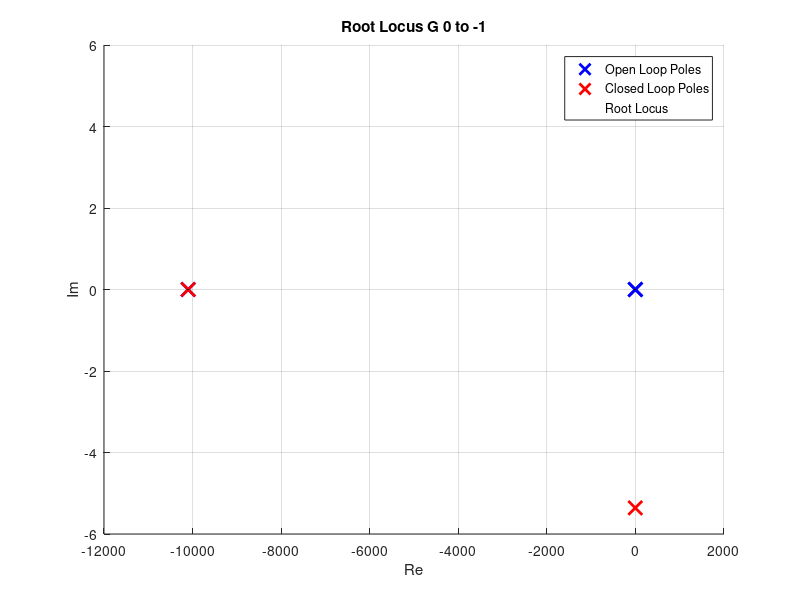

The MATLAB source for this figure: (Note: this script raises an error after producing the figure.)
coeff3=0.000028291; % [Vs^3]
coeff2=0.285890679; % [Vs^2]
coeff1=1.332; % [Vs/rad]
num = [-1];
den = [coeff3, coeff2, coeff1, 0];
format longG;
poles = roots(den);
disp(poles);

figure;
hold on;
plot(real(poles), imag(poles), 'bx', 'MarkerSize', 10, 'LineWidth', 2);
title('Root Locus G 0 to -1');
xlabel('Re');
ylabel('Im');
grid on;

Gp = -10;
Gd = -0.1;
numCL = [-Gd -Gp];
denCL = [coeff3, coeff2, coeff1 - Gd, -Gp];
polesCL = roots(denCL);
disp(polesCL);

plot(real(polesCL), imag(polesCL), 'rx', 'MarkerSize', 10, 'LineWidth', 2);


gScalar = linspace(0, -1, 100);
for i = 1:length(gScalar)
    g = gScalar(i);
    denCL = [coeff3, coeff2, coeff1 - Gd*g, -Gp*g];
    polesCL = roots(denCL);
    plot(real(polesCL), imag(polesCL), 'k.', 'MarkerSize', 1);
    disp(polesCL);
end

legend('Open Loop Poles', 'Closed Loop Poles', 'Root Locus');
hold off;

plot(out.closedIn.time, out.closedIn.Data, 'b-', ...
     out.closedOut.time, out.closedOut.Data, 'r--');

xlabel('Time (s)');
ylabel('Arm Angle (rads)');
legend('Input Theta_R', 'Output Theta_L');
title('-1 g Closed Loop Arm Angle Tracking');
grid on;